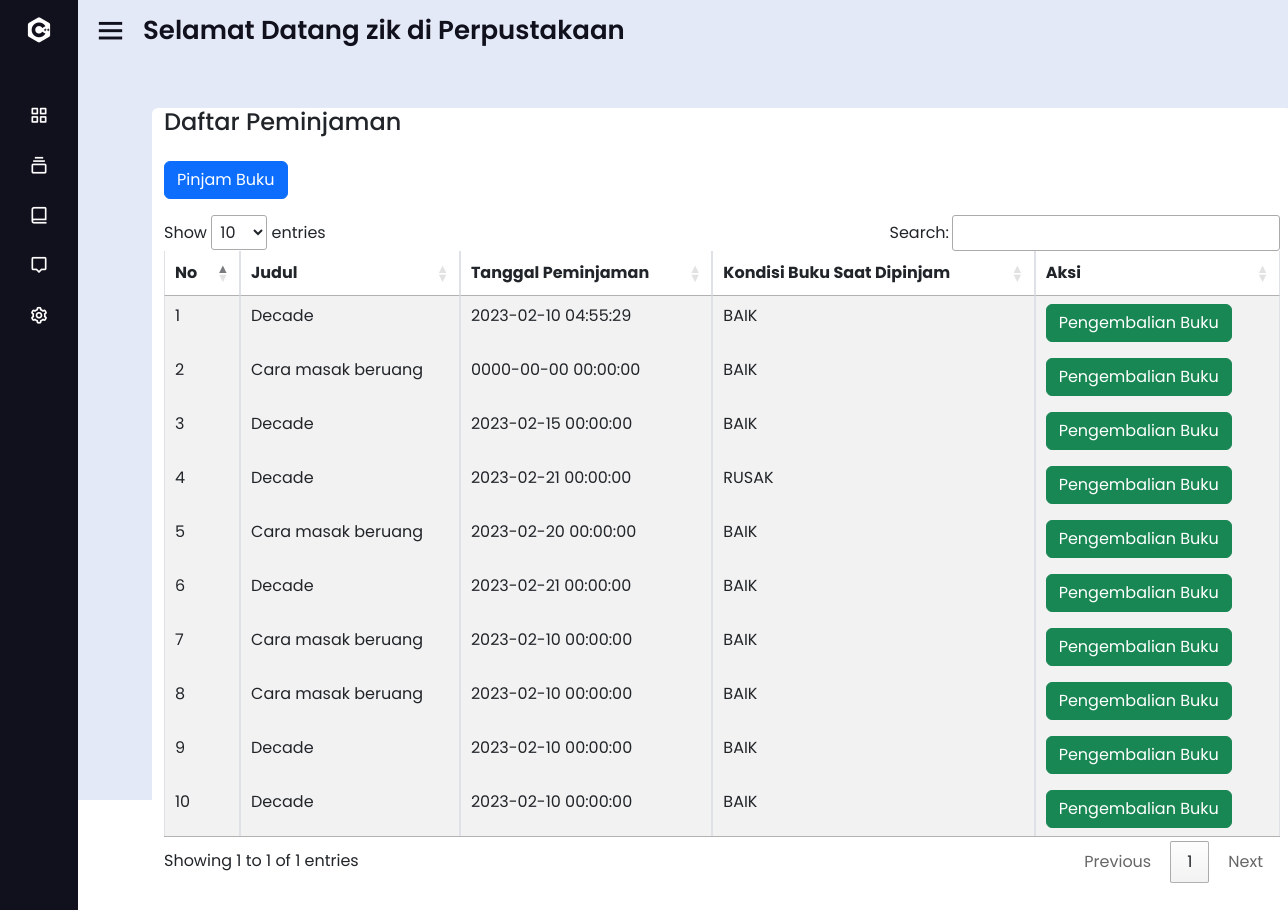
Screenshot of /library/user/peminjaman.php (signed in) with the database file from the repository.
### tables this page shows
CREATE TABLE `user` (
  `id` int(11) NOT NULL,
  `kode` varchar(100) NOT NULL,
  `nis` int(20) NOT NULL,
  `fullname` varchar(100) NOT NULL,
  `username` varchar(100) NOT NULL,
  `password` varchar(100) NOT NULL,
  `kelas` varchar(50) NOT NULL,
  `alamat` text NOT NULL,
  `verif` enum('VERIFIED','UNVERIFIED') NOT NULL,
  `role` enum('user','admin') NOT NULL,
  `join_date` datetime NOT NULL,
  `terakhir_login` datetime DEFAULT NULL,
  `foto` text NOT NULL,
  `deleted_at` datetime DEFAULT NULL
);

CREATE TABLE `peminjaman` (
  `id` int(11) NOT NULL,
  `id_user` int(11) NOT NULL,
  `id_buku` int(11) NOT NULL,
  `t_pinjam` datetime NOT NULL,
  `t_kembali` datetime DEFAULT NULL,
  `k_buku_p` enum('BAIK','RUSAK') NOT NULL,
  `k_buku_k` enum('BAIK','RUSAK') NOT NULL,
  `denda` decimal(10,0) NOT NULL,
  `deleted_at` datetime DEFAULT NULL
);

CREATE TABLE `buku` (
  `id` int(11) NOT NULL,
  `judul` varchar(100) NOT NULL,
  `kategori` varchar(50) NOT NULL,
  `pengarang` varchar(100) NOT NULL,
  `penerbit` varchar(100) NOT NULL,
  `tahun_terbit` year(4) NOT NULL,
  `isbn` int(20) NOT NULL,
  `jbb` int(5) NOT NULL,
  `jbr` int(5) NOT NULL,
  `deleted_at` datetime DEFAULT NULL
);

### library/class/Database.php (called while the page is built, shortened)
<?php
class Database{
    protected $hostname = "localhost";
    protected $username = "root";
    protected $password = "";
    protected $database = "library";
    public function __construct(){
        $this->db = mysqli_connect($this->hostname, $this->username, $this->password, $this->database);
    }
}
?>

### library/class/User.php (called while the page is built, shortened)
<?php
include_once('Database.php');
class User extends Database{
    public function find($id){
        $sql = "SELECT*FROM user WHERE id='$id'";
        return $this->db->query($sql)->fetch_assoc();
    }
}
?>

### library/class/Peminjaman.php (called while the page is built, shortened)
<?php
include_once("Database.php");
class Peminjaman extends Database{
    public function find($id){
        $sql= "SELECT peminjaman.id as id_peminjaman, buku.id as id_buku, buku.judul as buku, peminjaman.t_pinjam, peminjaman.k_buku_p FROM user, buku, peminjaman WHERE peminjaman.id_buku = buku.id  AND peminjaman.id_user = user.id AND peminjaman.id_user ='$id' AND t_kembali is NULL";
        return $this->db->query($sql)->fetch_all(MYSQLI_ASSOC);
    }
}
?>

### library/user/peminjaman.php (the view, shortened to what this page needs)
<?php
include('../class/User.php');
include('../class/Peminjaman.php');
$user = new User();
$data_user = $user->find($_SESSION['id']);
$peminjaman = new Peminjaman();
$data_peminjaman = $peminjaman->find($_SESSION['id']);
?>
<!DOCTYPE html>
<html lang="en" dir="ltr">
  <head>
    <link rel="stylesheet" href="../css/me.css">
    <link href='https://unpkg.com/boxicons@2.0.7/css/boxicons.min.css' rel='stylesheet'>
    <link href="https://cdn.jsdelivr.net/npm/bootstrap@5.3.0-alpha1/dist/css/bootstrap.min.css" rel="stylesheet">
    <link rel="stylesheet" type="text/css" href="https://cdn.datatables.net/1.13.2/css/jquery.dataTables.css">
   </head>
<body>
<?php include('menubar.php') ?>
<section class="home-section">
  <div class="home-content">
    <i class='bx bx-menu' ></i>
    <span class="text"> Selamat Datang <?= $data_user["fullname"] ?> di Perpustakaan</span>
  </div>
  <div class="peminjaman">
  <div class="container rounded bg-white mt-5 mb-5">
    <div class="row">
    <div class="d-flex justify-content-between align-items-center mb-3">
      <h4 class="text-right">Daftar Peminjaman</h4>
    </div>
    <div class="mb-3 text-right">
    <a href="form_peminjaman.php"><button class="btn btn-primary">Pinjam Buku</button></a>
    </div>
    <table id = "peminjaman" class="table table-striped table-bordered" width="100%" cellspacing="0">
      <thead>
        <tr>
            <th>No</th>
            <th>Judul</th>
            <th>Tanggal Peminjaman</th>
            <th>Kondisi Buku Saat Dipinjam</th>
            <th>Aksi</th>
        </tr>
        </thead>
        <?php foreach($data_peminjaman as $key => $p){
            ?>
            <tbody>
            <tr>
                <td><?= $key+1 ?></td>
                <td><?= $p["buku"]?></td>
                <td><?= $p["t_pinjam"]?></td>
                <td><?= $p["k_buku_p"]?></td>
                <td>
                <a href="form_pengembalian.php?id_buku=<?= $p["id_buku"]?>&id_peminjaman=<?= $p["id_peminjaman"] ?>"><button class="btn btn-success">Pengembalian Buku</button></a>
                </td>
            </tr>
            </tbody>
            <?php
        } ?>
    </table>
</div>
</div>
</section>
</body>
</body>
</html>

### library/user/menubar.php (shortened to what this page needs)
<div class="sidebar close">
    <div class="logo-details">
      <i class='bx bxl-c-plus-plus'></i>
    </div>
    <ul class="nav-links">
      <li>
        <a href="home.php">
          <i class='bx bx-grid-alt' ></i>
        </a>
      </li>
      <li>
        <a href="peminjaman.php">
          <i class='bx bx-collection' ></i>
        </a>
      </li>
      <li>
        <a href="pengembalian.php">
          <i class='bx bx-book-alt' ></i>
        </a>
      </li>
      <li>
        <a href="pesan.php">
          <i class='bx bx-message-alt' ></i>
        </a>
      </li>
      <li>
        <a href="profil.php">
          <i class='bx bx-cog' ></i>
        </a>
      </li>
</ul>
  </div>

### library/css/me.css (style rules this page uses)
* { margin: 0; padding: 0; box-sizing: border-box; font-family: 'Poppins', sans-serif; }
.sidebar { position: fixed; top: 0; left: 0; height: 100%; width: 260px; background: #11101d; z-index: 100; transition: all 0.5s ease; }
.sidebar.close { width: 78px; position: absolute; inset: 0; z-index: -1; display: block; }
.sidebar .logo-details { height: 60px; width: 100%; display: flex; align-items: center; }
.sidebar .logo-details i { font-size: 30px; color: #fff; height: 50px; min-width: 78px; text-align: center; line-height: 50px; }
.sidebar .nav-links { height: 100%; padding: 30px 0 150px 0; overflow: auto; }
.sidebar.close .nav-links { overflow: visible; }
.sidebar .nav-links li { position: relative; list-style: none; transition: all 0.4s ease; }
.sidebar .nav-links li i { height: 50px; min-width: 78px; text-align: center; line-height: 50px; color: #fff; font-size: 20px; cursor: pointer; transition: all 0.3s ease; }
.sidebar .nav-links li a { display: flex; align-items: center; text-decoration: none; }
.home-section { position: relative; background: #E4E9F7; height: 100vh; left: 260px; width: calc(100% - 260px); transition: all 0.5s ease; }
.sidebar.close ~ .home-section { left: 78px; width: 100%; }
.home-section .home-content { height: 60px; display: flex; align-items: center; }
.home-section .home-content .bx-menu, .home-section .home-content .text { color: #11101d; font-size: 35px; }
.home-section .home-content .bx-menu { margin: 0 15px; cursor: pointer; }
.home-section .home-content .text { font-size: 26px; font-weight: 600; }
body { background: rgb(99, 39, 120) }

### rows the page displays
user: fullname "zik"
peminjaman: id_buku.judul "Decade", t_pinjam "2023-02-10 04:55:29", k_buku_p "BAIK"
peminjaman: id_buku.judul "Cara masak beruang", t_pinjam "0000-00-00 00:00:00", k_buku_p "BAIK"
peminjaman: id_buku.judul "Decade", t_pinjam "2023-02-15 00:00:00", k_buku_p "BAIK"
peminjaman: id_buku.judul "Decade", t_pinjam "2023-02-21 00:00:00", k_buku_p "RUSAK"
peminjaman: id_buku.judul "Cara masak beruang", t_pinjam "2023-02-20 00:00:00", k_buku_p "BAIK"
peminjaman: id_buku.judul "Decade", t_pinjam "2023-02-21 00:00:00", k_buku_p "BAIK"
peminjaman: id_buku.judul "Cara masak beruang", t_pinjam "2023-02-10 00:00:00", k_buku_p "BAIK"
peminjaman: id_buku.judul "Cara masak beruang", t_pinjam "2023-02-10 00:00:00", k_buku_p "BAIK"
peminjaman: id_buku.judul "Decade", t_pinjam "2023-02-10 00:00:00", k_buku_p "BAIK"
peminjaman: id_buku.judul "Decade", t_pinjam "2023-02-10 00:00:00", k_buku_p "BAIK"
